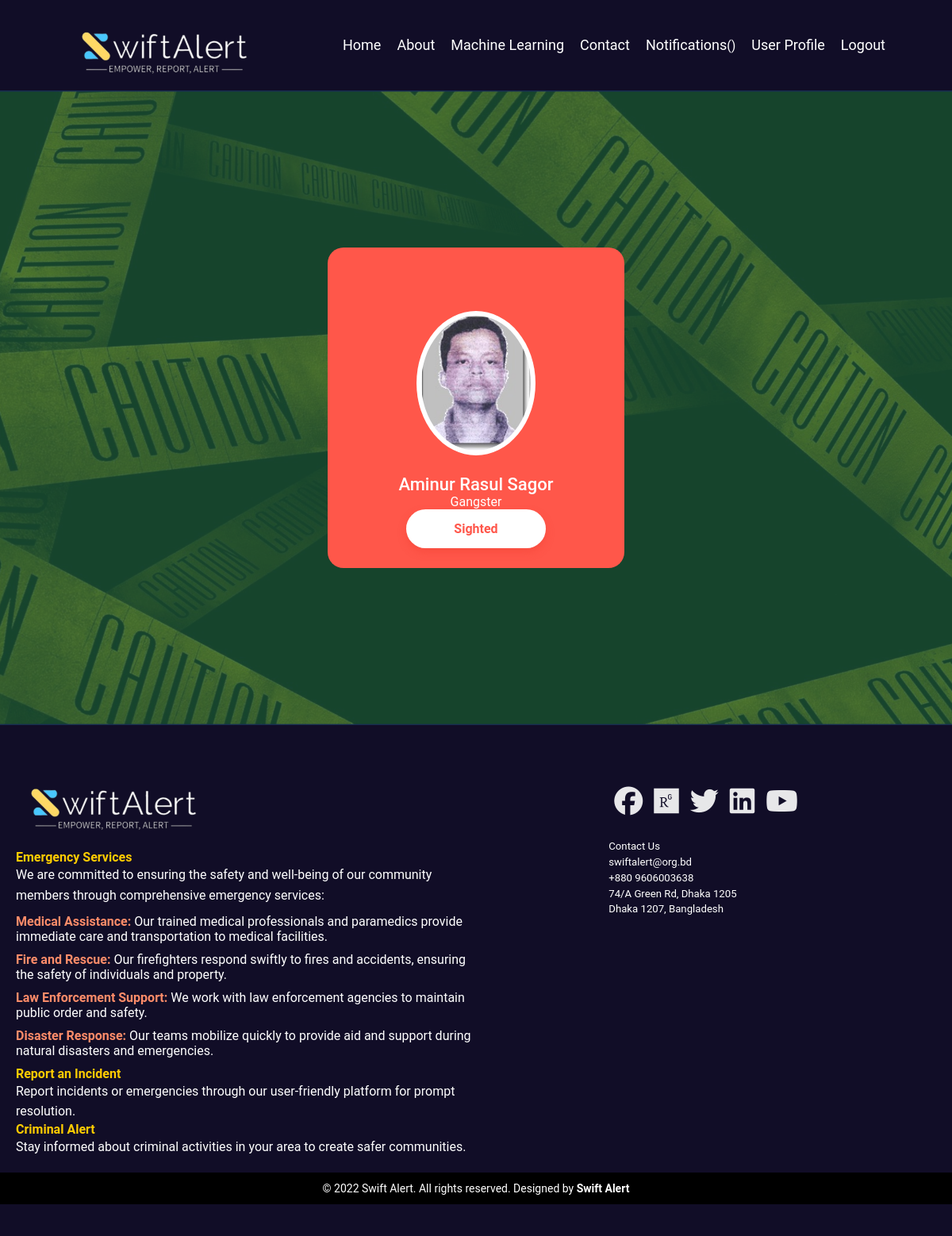
The page /criminal/3/ (signed in) on the database its author committed.
### myApp/models.py (models this page shows)
class Criminal(models.Model):
    name = models.CharField(max_length=100)
    status = models.CharField(max_length=50)
    criminal_history = models.TextField()
    image = models.ImageField(upload_to='img/%y', default="No Picture")

### myApp/views.py (the view)
# urls.py: path("criminal/<int:criminal_id>/", views.criminalprofile, name="criminalprofile"),
@login_required
def criminalprofile(request, criminal_id):
    criminal = get_object_or_404(Criminal, pk=criminal_id)
    context = {'criminal': criminal}
    return render(request, "myApp/criminalprofile.html", context)

### myApp/templates/myApp/criminalprofile.html
{% extends 'navigation_bar.html' %}
{% load static %}
{% block style %}
<link rel="stylesheet" href="{% static 'crproStyle.css' %}">
{% endblock %}
{% block content %}
<div class="container Criminal_container">
    <div class="profile-box">
        <img src="{{ criminal.image.url }}" class="profile-pic">
        <h3>{{ criminal.name}}</h3>
        <p>{{ criminal.criminal_history}}</p>
        <a href="mailto:oic_opscr@police.gov.bd"><button type="button">Sighted</button></a>
    </div>
</div>
{% endblock %}

### myApp/static/navStyle.css (style rules this page uses)
* { margin: 0px; padding: 0px; box-sizing: border-box; }

### myApp/static/crproStyle.css (style rules this page uses)
* { margin: 0px; padding: 0px; box-sizing: border-box; font-family: 'Roboto', sans-serif; }
.Criminal_container { width: 100%; height: 100vh; background-image: url(hbg.png); background-size: cover; background-position: center; display: flex; align-items: center; justify-content: center; }
.profile-box { background: #ff574a; text-align: center; padding: 40px 90px; color: #fff; position: relative; border-radius: 20px; }
.profile-pic { width: 150px; border-radius: 50%; background: #fff; padding: 6px; margin-top: 40px; }
.profile-box button { background: #fff; color: #ff574b; border: none; outline: none; box-shadow: 0 5px 10px rgba(244, 67, 54, 0.5); padding: 15px 60px; cursor: pointer; border-radius: 30px; margin-bottom: -50px; font-weight: 600; font-size: 16px; }
.profile-box h3 { font-size: 22px; margin-top: 20px; font-weight: 500; }

### rows shown on the page
Criminal: image (picture), name "Aminur Rasul Sagor", criminal_history "Gangster"
